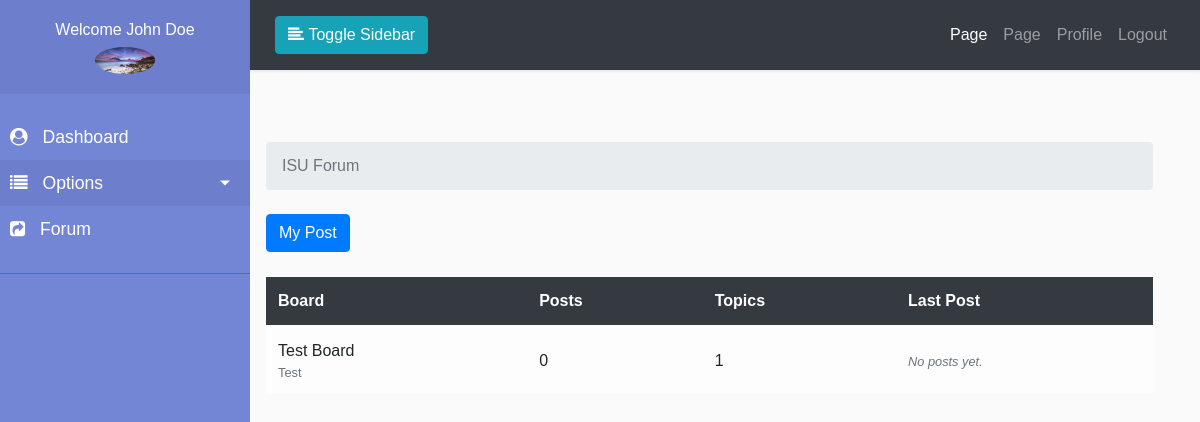
Screenshot of /forum/ (signed in) with the database file from the repository.
### accounts/models.py (models this page shows, shortened)
class Profile(models.Model):
    USERTYPE_CHOICES = (
        ('0', 'Teacher'),
        ('1', 'Student'),
    )
    user = models.OneToOneField(
        User, on_delete=models.CASCADE, related_name='user_profile')
    profile_pic = models.ImageField(
        upload_to="profile/%Y/%m/%d/", default="profile/default.png")
    phone_number = models.CharField(max_length=15, default='01xxxxxxxxxx')
    address = models.CharField(default='Your Address', max_length=255)
    user_type = models.CharField(max_length=10, choices=USERTYPE_CHOICES)
    email_confirmed = models.BooleanField(default=False)
    active = models.BooleanField(default=False)

### boards/models.py (models this page shows, shortened)
class Board(models.Model):
    name = models.CharField(max_length=50, unique=True)
    description = models.CharField(max_length=100)
    def get_posts_count(self):
        return Post.objects.filter(topic__board=self).count()
    def get_last_post(self):
        return Post.objects.filter(topic__board=self).order_by('-created_at').first()

### boards/views.py (the view)
# urls.py: path('', views.home, name='home'),
def home(request):
    boards = Board.objects.all()
    context = {
        'title': 'ISU Forum',
        'boards': boards
    }
    return render(request, 'boards/home.html', context)

### pages/context_processor.py (called while the page is built)
def slider(request):
    all_slider = SliderImage.objects.all()
    return {'all_slider': all_slider}

### templates/boards/home.html (shortened to what this page needs)
{% extends "dash_base.html" %}
{% load humanize %}
{% block sidebar %}
{% if user.user_profile.user_type == '0'  %}
{% include 'partials/teacher/_sidebar.html' %}
{% elif user.user_profile.user_type == '1' %}
{% include 'partials/student/_sidebar.html' %}
{% endif %}
{% endblock sidebar %}
    {% block breadcrumb %}
      <li class="breadcrumb-item active">{{title}}</li>
    {% endblock breadcrumb %}
        {% block maincontent %}
            <div class="row">
              <div class="col-md-12">
                <a href="{% url 'boards:my_posts' %}" class="btn btn-primary btn-md">My Post</a>
                <br>
                <br>
                <table class="table table-light">
            <thead class="table-dark">
                <tr>
                    <th>Board</th>
                    <th>Posts</th>
                    <th>Topics</th>
                    <th>Last Post</th>
                </tr>
            </thead>
            <tbody>
                {% for board in boards %}
                <tr>
                    <td>
                        <a href="{% url 'boards:board_topics' board.pk %}">{{ board.name }}</a>
                        <small class="text-muted d-block">{{ board.description }}</small>
                    </td>
                    <td class="align-middle">
                     {{ board.get_posts_count }}
                   </td>
                   <td class="align-middle">
                     {{ board.topics.count }}
                   </td>
                   <td class="align-middle">
                    {% with post=board.get_last_post %}
                      {% if post %}
                      <small>
                        <a href="{% url 'boards:topic_posts' board.pk post.topic.pk %}">
                          By {{ post.created_by.username }} at {{ post.created_at|naturaltime }}
                        </a>
                      </small>
                      {% else %}
                      <small class="text-muted">
                          <em>No posts yet.</em>
                      </small>
                      {% endif %}
                     {% endwith %}
                   </td>
                </tr>
              {% endfor %}
            </tbody>
        </table>
              </div>
            </div>
        {% endblock maincontent %}

### templates/partials/teacher/_sidebar.html (shortened to what this page needs)
{% load static %}
<nav id="sidebar">
            <div class="sidebar-header text-center">
                <h6>Welcome {{user.get_full_name}}</h6>
                <img src="{{user.user_profile.profile_pic.url}}" alt="" width="60px" class="rounded-circle text-center">
            </div>
            <ul class="list-unstyled components">
                 <li>
                    <a href="{% url 'accounts:dashboard' %}">
                        <i class="fa fa-user-circle"></i>
                        Dashboard
                    </a>
                </li>
                <li class="active">
                    <a href="#homeSubmenu" data-toggle="collapse" aria-expanded="false" class="dropdown-toggle">
                        <i class="fa fa-list"></i>
                        Options
                    </a>
                </li>
                <li>
                    <a href="{% url 'boards:home' %}">
                        <i class="fa fa-share-square"></i>
                        Forum
                    </a>
                </li>
            </ul>
            <ul class="list-unstyled CTAs">
            </ul>
        </nav>

### myproject/static/front/css/style.css (style rules this page uses)
body { font-family: 'Poppins', sans-serif; background: #fafafa; }
a, a:hover, a:focus { color: inherit; text-decoration: none; transition: all 0.3s; }
i, span { display: inline-block; }
#sidebar { min-width: 250px; max-width: 250px; background: #7386D5; color: #fff; transition: all 0.3s; }
#sidebar ul li a { text-align: left; }
#sidebar .sidebar-header { padding: 20px; background: #6d7fcc; }
#sidebar ul.components { padding: 20px 0; border-bottom: 1px solid #47748b; }
#sidebar ul li a { padding: 10px; font-size: 1.1em; display: block; }
#sidebar ul li a i { margin-right: 10px; }
#sidebar ul li.active>a, a[aria-expanded="true"] { color: #fff; background: #6d7fcc; }
a[data-toggle="collapse"] { position: relative; }
.dropdown-toggle::after { display: block; position: absolute; top: 50%; right: 20px; transform: translateY(-50%); }
ul.CTAs { padding: 20px; }

### rows the page displays
Board: name "Test Board", description "Test", get_posts_count "0", topics.count "1"

### other values shown
{{ user.get_full_name }} "John Doe"
{{ title }} "ISU Forum"
